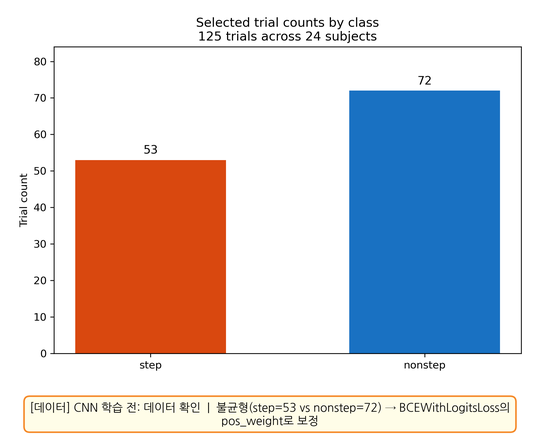
#> input picture analysis/260312-0026-cnn_step_vs_nonstep/figures/01_dataset_label_counts.png, 540 x 434 px, shrunk from 2160 x 1735 before the run
$ python enhance_figures.py
#> lines starting #> are read from the running program, lines starting #| are printed output that depends on the picture
"""기존 CNN figure에 한국어 개념 주석을 오버레이하고 아키텍처 다이어그램을 생성한다.

Usage:
    conda run -n cuda python analysis/260312-0026-cnn_step_vs_nonstep/enhance_figures.py
"""

from __future__ import annotations

from pathlib import Path

import matplotlib
matplotlib.use("Agg")
import matplotlib.pyplot as plt
import matplotlib.image as mpimg
import matplotlib.patches as mpatches
import matplotlib.font_manager as fm
import numpy as np

# ---------------------------------------------------------------------------
# Font setup
# ---------------------------------------------------------------------------
_FONT_PATH = Path("/usr/share/fonts/truetype/nanum/NanumGothic.ttf")
_FONT_BOLD_PATH = Path("/usr/share/fonts/truetype/nanum/NanumGothicBold.ttf")
_FONT_PROP = fm.FontProperties(fname=str(_FONT_PATH), size=11)
_FONT_BOLD = fm.FontProperties(fname=str(_FONT_BOLD_PATH), size=12)
_FONT_SMALL = fm.FontProperties(fname=str(_FONT_PATH), size=9)
_FONT_TITLE = fm.FontProperties(fname=str(_FONT_BOLD_PATH), size=14)

# ---------------------------------------------------------------------------
# Paths
# ---------------------------------------------------------------------------
_DIR = Path(__file__).resolve().parent
_FIG_DIR = _DIR / "figures"

# ---------------------------------------------------------------------------
# Annotation style
# ---------------------------------------------------------------------------
_BOX_STYLE = dict(
    boxstyle="round,pad=0.5",
    facecolor="#FFFDE7",
    edgecolor="#F57F17",
    alpha=0.92,
    linewidth=1.5,
)

_DPI = 300


def _annotate_figure(src_name: str, annotation: str, position: str = "bottom") -> None:
    """Load an existing PNG, add a Korean annotation box, and overwrite it."""
    src = _FIG_DIR / src_name
    if not src.exists():
        print(f"  [SKIP] {src_name} not found")
        return

    img = mpimg.imread(str(src))
    h, w = img.shape[:2]

    # figure size to match original resolution at target DPI
    fig_w = w / _DPI
    fig_h = h / _DPI
    # add extra space for annotation
    extra_h = 0.7  # inches for annotation area
    fig, ax = plt.subplots(figsize=(fig_w, fig_h + extra_h))

    if position == "bottom":
        ax.set_position([0, extra_h / (fig_h + extra_h), 1, fig_h / (fig_h + extra_h)])
    else:  # top
        ax.set_position([0, 0, 1, fig_h / (fig_h + extra_h)])

    ax.imshow(img)
    ax.set_axis_off()

    # annotation text at bottom/top of figure
    if position == "bottom":
        fig.text(
            0.5, 0.02,
            annotation,
            fontproperties=_FONT_PROP,
            ha="center", va="bottom",
            bbox=_BOX_STYLE,
            wrap=True,
        )
    else:
        fig.text(
            0.5, 0.98,
            annotation,
            fontproperties=_FONT_PROP,
            ha="center", va="top",
            bbox=_BOX_STYLE,
            wrap=True,
        )

    fig.savefig(str(src), dpi=_DPI, bbox_inches="tight", pad_inches=0.1)
    plt.close(fig)
    print(f"  [OK] {src_name}")


def _create_architecture_diagram() -> None:
    """Generate 00_model_architecture.png — full model architecture + concept mapping."""
    fig, ax = plt.subplots(figsize=(14, 9))
    ax.set_xlim(0, 14)
    ax.set_ylim(0, 9)
    ax.set_axis_off()

    # Title
    fig.text(
        0.5, 0.97,
        "CNN 모델 아키텍처 — CNN_정리.md 개념 매핑",
        fontproperties=_FONT_TITLE,
        ha="center", va="top",
        fontsize=16,
    )

    # Layer definitions: (x, y, width, height, label, color, concept_note)
    layers = [
        (0.5, 5.0, 2.0, 1.2, "입력 텐서\n16ch × 100t", "#E3F2FD",
         "Channel 개념:\nEMG 16채널 = 입력 채널"),
        (3.0, 5.0, 2.0, 1.2, "Conv1d\n16→32, k=5\npad=2", "#E8F5E9",
         "Convolution:\n커널이 시간축 스캔\nPadding: same"),
        (3.0, 3.3, 0.8, 0.6, "ReLU", "#FFF3E0", ""),
        (5.5, 5.0, 2.0, 1.2, "Conv1d\n32→32, k=5\npad=2", "#E8F5E9",
         "같은 구조 반복\n→ 더 깊은 특징 추출"),
        (5.5, 3.3, 0.8, 0.6, "ReLU", "#FFF3E0", ""),
        (5.5, 2.2, 1.5, 0.6, "MaxPool1d(2)", "#FCE4EC",
         "Pooling:\n시간 해상도 ½로 압축"),
        (8.0, 5.0, 2.0, 1.2, "Conv1d\n32→64, k=3\npad=1", "#E8F5E9",
         "채널 수 증가\n= feature map 확장"),
        (8.0, 3.3, 0.8, 0.6, "ReLU", "#FFF3E0", ""),
        (8.0, 2.2, 1.8, 0.6, "AdaptiveAvgPool1d(1)", "#F3E5F5",
         "GAP:\n각 채널의 평균값만 남김\n→ Flatten 대체"),
        (10.5, 5.0, 1.5, 1.0, "FC\n64→32", "#FFF9C4",
         "FC Layer:\n최종 분류기"),
        (10.5, 3.5, 0.8, 0.6, "ReLU", "#FFF3E0", ""),
        (10.5, 2.5, 1.2, 0.6, "Dropout\n(0.20)", "#FFEBEE",
         "Dropout:\n과적합 방지"),
        (12.5, 5.0, 1.2, 1.0, "FC\n32→1", "#FFF9C4", ""),
        (12.5, 3.5, 1.2, 0.6, "Sigmoid", "#E0F7FA",
         "※ Softmax 아님!\n이진 분류 → Sigmoid"),
    ]

    for x, y, w, h, label, color, note in layers:
        rect = mpatches.FancyBboxPatch(
            (x, y), w, h,
            boxstyle="round,pad=0.15",
            facecolor=color,
            edgecolor="#424242",
            linewidth=1.2,
        )
        ax.add_patch(rect)
        ax.text(
            x + w / 2, y + h / 2,
            label,
            fontproperties=_FONT_SMALL,
            ha="center", va="center",
            fontsize=8,
        )

        # Concept annotation below (if present)
        if note:
            ax.text(
                x + w / 2, y - 0.15,
                note,
                fontproperties=_FONT_SMALL,
                ha="center", va="top",
                fontsize=7,
                color="#E65100",
                bbox=dict(
                    boxstyle="round,pad=0.2",
                    facecolor="#FFFDE7",
                    edgecolor="#F57F17",
                    alpha=0.85,
                    linewidth=0.8,
                ),
            )

    # Arrows between major blocks (simplified horizontal flow)
    arrow_style = "Simple,tail_width=1.5,head_width=6,head_length=4"
    arrow_pairs = [
        (2.5, 5.6, 3.0, 5.6),    # input → conv1
        (5.0, 5.6, 5.5, 5.6),    # conv1 → conv2
        (7.5, 5.6, 8.0, 5.6),    # conv2 → conv3
        (10.0, 5.6, 10.5, 5.6),  # conv3 → fc1
        (12.0, 5.5, 12.5, 5.5),  # fc1 → fc2
        # vertical arrows for activation/pooling
        (3.4, 5.0, 3.4, 3.9),    # conv1 → relu
        (5.9, 5.0, 5.9, 3.9),    # conv2 → relu
        (5.9, 3.3, 5.9, 2.8),    # relu → maxpool
        (8.4, 5.0, 8.4, 3.9),    # conv3 → relu
        (8.4, 3.3, 8.4, 2.8),    # relu → gap
        (10.9, 5.0, 10.9, 4.1),  # fc1 → relu
        (10.9, 3.5, 10.9, 3.1),  # relu → dropout
        (13.1, 5.0, 13.1, 4.1),  # fc2 → sigmoid
    ]

    for x1, y1, x2, y2 in arrow_pairs:
        ax.annotate(
            "",
            xy=(x2, y2), xytext=(x1, y1),
            arrowprops=dict(
                arrowstyle="->",
                color="#616161",
                lw=1.2,
                connectionstyle="arc3,rad=0",
            ),
        )

    # Bottom legend box
    legend_text = (
        "【CNN_정리.md 보완 포인트】\n"
        "• 이 모델은 1D Convolution (이미지 CNN은 2D) — EMG 시간축만 스캔\n"
        "• Softmax가 아닌 Sigmoid 사용 — 이진 분류(step vs nonstep)이므로 출력 1개\n"
        "• Normalization: 입력 데이터 min-max만 사용, BatchNorm은 미적용\n"
        "• ReLU는 Conv 뒤 3번 + FC 뒤 1번 = 총 4번 적용"
    )
    fig.text(
        0.5, 0.03,
        legend_text,
        fontproperties=_FONT_PROP,
        ha="center", va="bottom",
        fontsize=10,
        bbox=dict(
            boxstyle="round,pad=0.6",
            facecolor="#FFF8E1",
            edgecolor="#FF6F00",
            alpha=0.95,
            linewidth=2,
        ),
    )

    out = _FIG_DIR / "00_model_architecture.png"
    fig.savefig(str(out), dpi=_DPI, bbox_inches="tight", pad_inches=0.15)
    plt.close(fig)
    print(f"  [OK] 00_model_architecture.png (new)")


# ---------------------------------------------------------------------------
# Annotation map: filename → annotation text
# ---------------------------------------------------------------------------
_ANNOTATIONS: dict[str, tuple[str, str]] = {
    "01_dataset_label_counts.png": (
        "[데이터] CNN 학습 전: 데이터 확인  |  "
        "불균형(step=53 vs nonstep=72) → BCEWithLogitsLoss의 pos_weight로 보정",
        "bottom",
    ),
    "02_emg_class_average_heatmaps.png": (
        "[입력] CNN 입력 텐서: 16채널(행) x 100시간(열)  |  "
        "1D Convolution이 시간축(열 방향)을 커널로 스캔한다",
        "bottom",
    ),
    "03_trial_length_by_class.png": (
        "[전처리] 가변 길이 → 100 timestep 고정 리샘플링  |  "
        "CNN은 고정 크기 입력이 필요하다",
        "bottom",
    ),
    "04_fold_metric_comparison.png": (
        "[검증] Subject-wise 교차검증: 과적합 방지  |  "
        "같은 피험자가 train과 test에 동시 등장하지 않음 (GroupKFold)",
        "bottom",
    ),
    "05_confusion_matrices.png": (
        "[출력] 최종 출력 해석: sigmoid → step/nonstep 판정  |  "
        "이진 분류에서는 softmax 대신 sigmoid를 사용한다 (출력=1개)",
        "bottom",
    ),
    "06_pooled_roc_curves.png": (
        "[평가] ROC 곡선: threshold 변화에 따른 성능  |  "
        "대각선(Chance) 위 = 학습 효과 있음, 위쪽일수록 좋은 모델",
        "bottom",
    ),
    "07_multi_seed_metric_distribution.png": (
        "[초기화] Weight 초기화의 영향  |  "
        "'weight는 랜덤' → seed마다 성능이 변동한다 (CNN_정리.md §1.2)",
        "bottom",
    ),
    "08_gradcam_time_saliency.png": (
        "[해석] Grad-CAM: Conv 층이 시간축에서 집중한 구간  |  "
        "Convolution이 학습한 특징을 시각화 — 어느 시간대가 중요했는가?",
        "bottom",
    ),
    "09_channel_importance.png": (
        "[해석] Input x Gradient: 채널별 기여도  |  "
        "어떤 EMG 채널(=입력 채널)이 step/nonstep 분류에 중요했는지",
        "bottom",
    ),
    "10_training_curves.png": (
        "[학습] 학습 곡선: Loss 감소 = Weight 최적화 과정  |  "
        "Train↓ Val↑ 이면 과적합 → Early Stopping으로 방지",
        "bottom",
    ),
}


def main() -> None:
    print("=== CNN Figure Enhancement ===")
    _FIG_DIR.mkdir(parents=True, exist_ok=True)

    # Step 1: Architecture diagram (new figure)
    print("\n[1/2] Generating architecture diagram ...")
    _create_architecture_diagram()
#> in _create_architecture_diagram, `fig.savefig(str(out), dpi=_DPI, bbox_inches="tight", pad_inches=0.15)`:
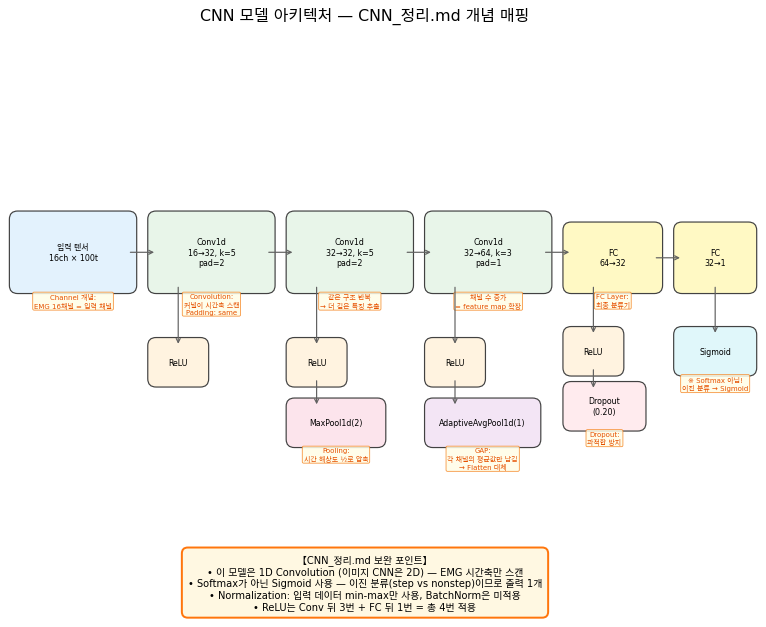
#> figure drawn by matplotlib, 1 panel

    # Step 2: Annotate existing figures
    print("\n[2/2] Adding concept annotations to existing figures ...")
    for fname, (annotation, position) in _ANNOTATIONS.items():
        _annotate_figure(fname, annotation, position)
#> in _annotate_figure, img is the input picture: shape (434, 540, 4) float32; mean R, G, B, A 0.81, 0.794, 0.813, 1

    # Verify
    expected = [f"{i:02d}_" for i in range(11)]
#> expected = ['00_', '01_', '02_', '03_', '04_', '05_', '06_', '07_', '08_', '09_', '10_']
    found = sorted(p.name for p in _FIG_DIR.glob("*.png"))
    count = sum(1 for f in found if any(f.startswith(e) for e in expected))
#> count = 6
    print(f"\n✓ {count}/11 figures present in {_FIG_DIR}")
#| ✓ 6/11 figures present in analysis/260312-0026-cnn_step_vs_nonstep/figures

    if count < 11:
        missing = [e for e in expected if not any(f.startswith(e) for f in found)]
#> missing = ['06_', '07_', '08_', '09_', '10_']
        print(f"  Missing prefixes: {missing}")
#|   Missing prefixes: ['06_', '07_', '08_', '09_', '10_']


if __name__ == "__main__":
    main()
